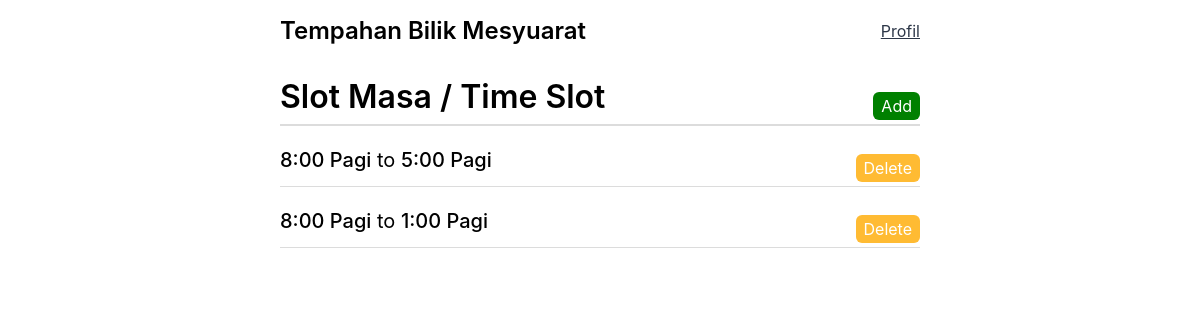
/tempah/manage/time-slots/3 (signed in), run on an earlier commit of the app's database.
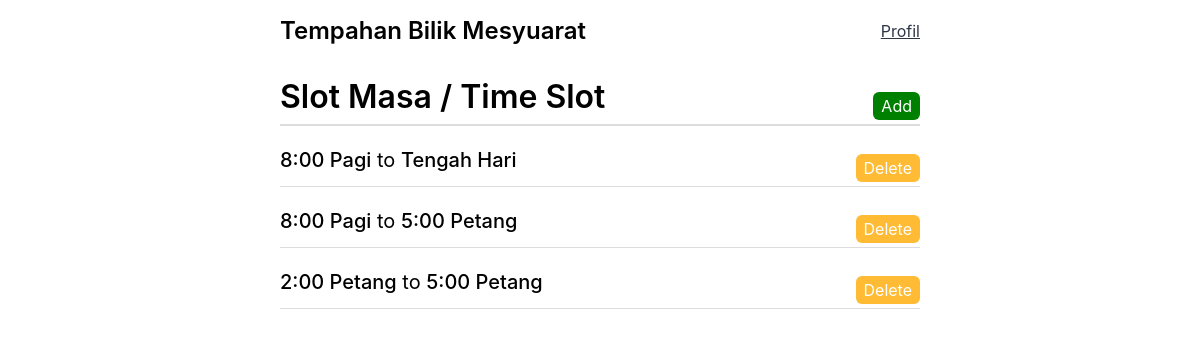
And on a later commit of the database.
### booking/models.py (models this page shows, shortened)
class TimeSlot(models.Model):
    check_in_time = models.TimeField(max_length=4)
    check_out_time = models.TimeField(max_length=4)
    room = models.ForeignKey(Room, on_delete=models.CASCADE)
    booked = models.BooleanField(default=False)
    class Meta:
        verbose_name = "Masa Tempahan"
        verbose_name_plural = "Masa Tempahan"
    def get_translated_check_in_time(self):
        hour = self.check_in_time.hour
        minute = self.check_in_time.minute
        if hour == 12 and minute == 0:
            return "Tengah Hari"
        period = "Pagi" if hour < 12 else "Petang"
        if hour == 0:
            hour_12 = 12
        elif hour > 12:
            hour_12 = hour - 12
        else:
            hour_12 = hour
        return f"{hour_12}:{minute:02d} {period}"
    def get_translated_checkout_time(self):
        hour = self.check_out_time.hour
        minute = self.check_out_time.minute
        if hour == 12 and minute == 0:
            return "Tengah Hari"
        period = "Pagi" if hour < 12 else "Petang"
        if hour == 0:
            hour_12 = 12
        elif hour > 12:
            hour_12 = hour - 12
        else:
            hour_12 = hour
        return f"{hour_12}:{minute:02d} {period}"

### booking/views.py (the view)
# urls.py: path("manage/time-slots/<str:pk>", views.viewTimeSlots, name="view-timeslots"),
@staff_member_required
def viewTimeSlots(request, pk):
    room = Room.objects.get(id=pk)
    time_slots = TimeSlot.objects.filter(room=room)
    context = {"time_slots": time_slots, "room": room}
    return render(request, "booking/view_timeslots.html", context)

### booking/models.py (called while the page is built)
    @property
    def is_staff(self):
        return self.staff

### booking/templates/booking/view_timeslots.html (shortened to what this page needs)
  {% extends 'layout.html' %} {% block content %}
  <div class="view-timeslots-header">
    <h1 class="page-title">Slot Masa / Time Slot</h1>
    <div class="btn-add-wrapper">
      <a class="btn btn-lg btn-primary" href="{% url 'add-timeslots' room.id %}"
        >Add</a
      >
    </div>
  </div>
  <div class="timeslots-wrapper">
    {% if not time_slots %}
    <div class="info-wrapper">
      <p class="info">No timeslots added!</p>
    </div>
    {% else %} {% for time_slot in time_slots %}
    <div class="timeslot-wrapper">
      <div class="timeslot-header">
        <span class="bold">{{time_slot.get_translated_check_in_time}}</span>
        <span>to</span>
        <span class="bold">{{time_slot.get_translated_checkout_time}}</span>
      </div>
      <div class="btn-wrapper">
        <div>
          <a
            href="{% url 'delete-timeslot' time_slot.id %}"
            class="btn btn-secondary btn-md"
            >Delete</a
          >
        </div>
      </div>
    </div>
    {% endfor %} {% endif %}
  </div>
  {% endblock content %}

What changed in the data, as far as the page shows it:
removed TimeSlot: get_translated_check_in_time "8:00 Pagi", get_translated_checkout_time "5:00 Pagi"
removed TimeSlot: get_translated_check_in_time "8:00 Pagi", get_translated_checkout_time "1:00 Pagi"
added TimeSlot: get_translated_check_in_time "8:00 Pagi", get_translated_checkout_time "Tengah Hari"
added TimeSlot: get_translated_check_in_time "8:00 Pagi", get_translated_checkout_time "5:00 Petang"
added TimeSlot: get_translated_check_in_time "2:00 Petang", get_translated_checkout_time "5:00 Petang"
